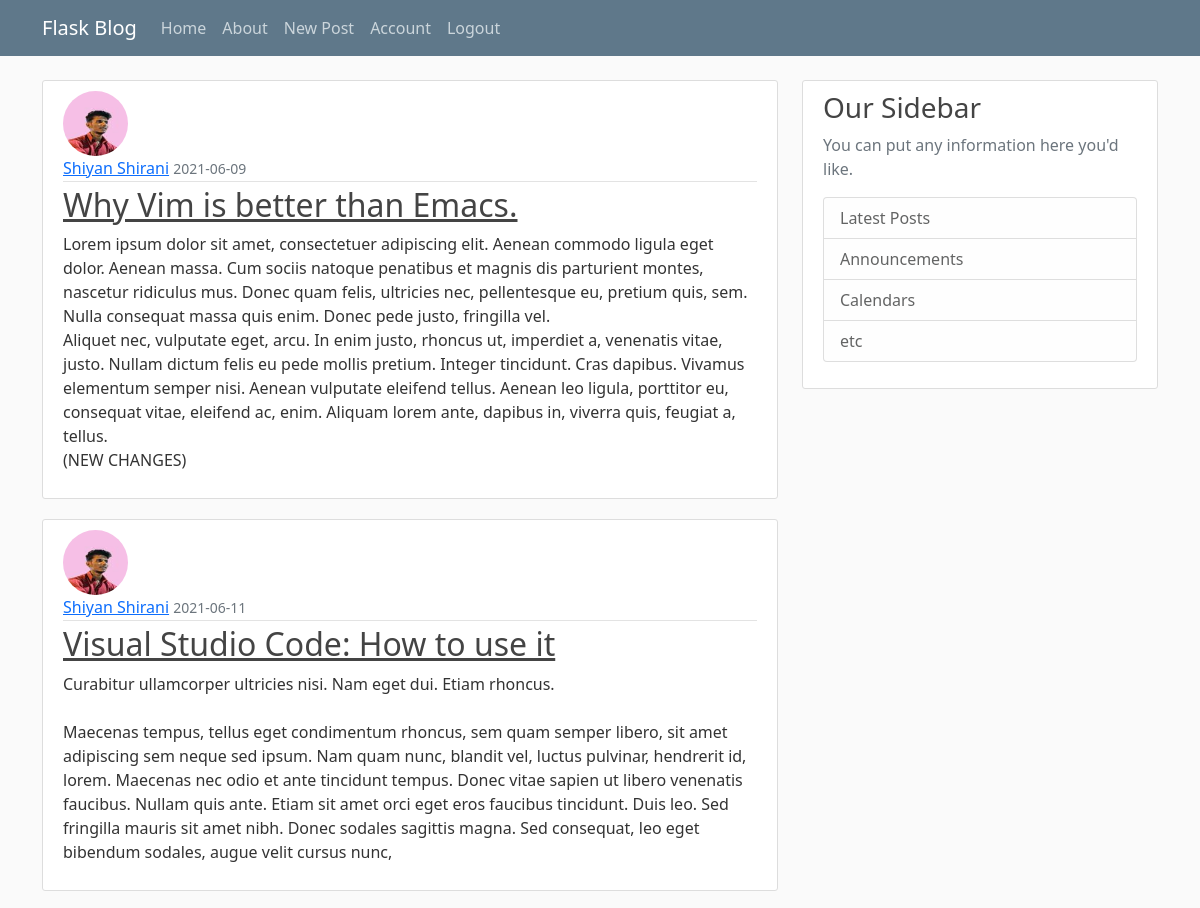
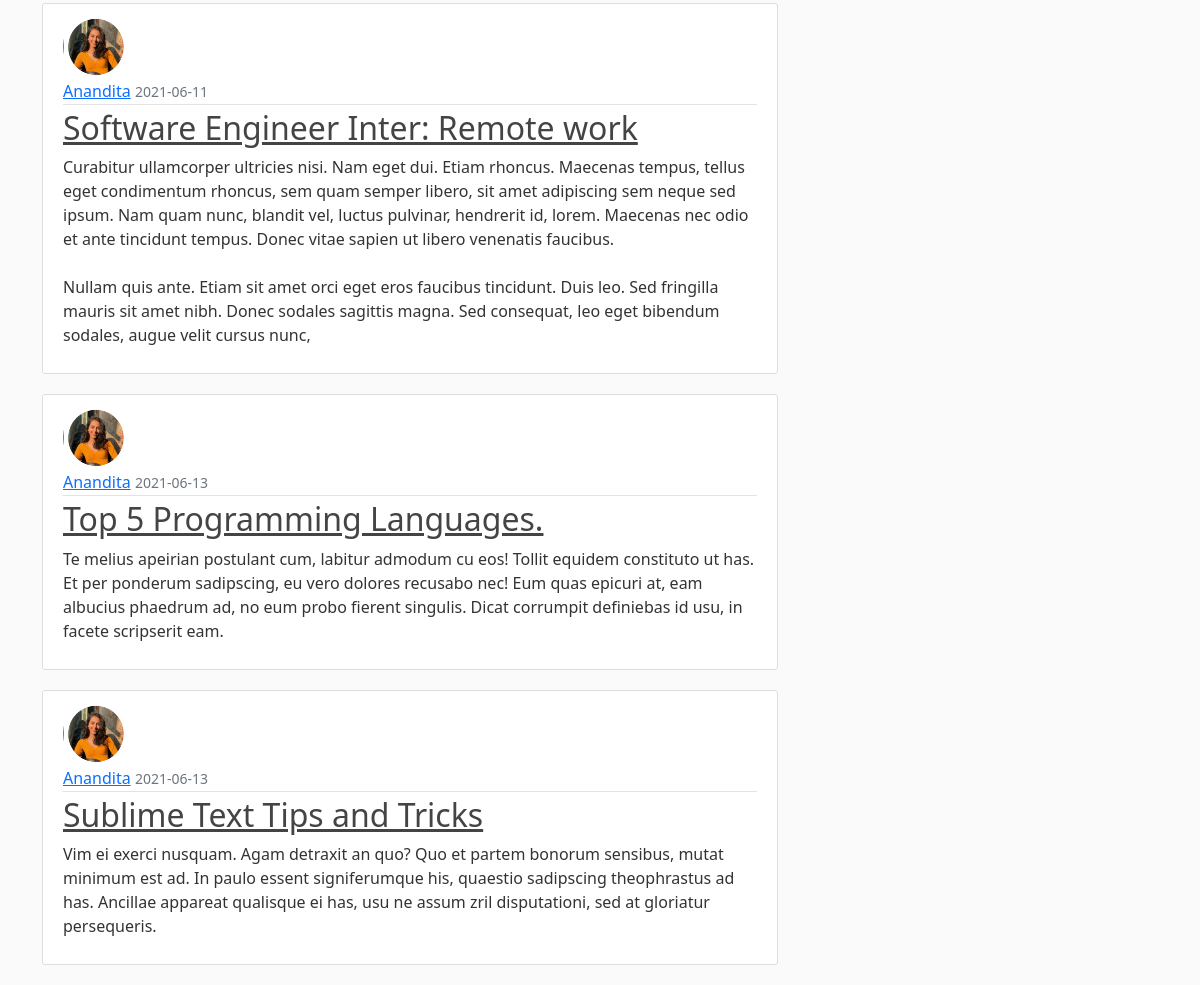
The app's page / (signed in) with its own data (2 pictures, top to bottom).
### flaskblog/models.py (models this page shows, shortened)
class Post(db.Model):
    id = db.Column(db.Integer, primary_key=True)
    title = db.Column(db.String(100), nullable=False)
    date_posted = db.Column(db.DateTime, nullable=False,
                            default=datetime.utcnow)
    content = db.Column(db.Text, nullable=False)
    user_id = db.Column(db.Integer, db.ForeignKey('user.id'), nullable=False)

class User(db.Model, UserMixin):
    id = db.Column(db.Integer, primary_key=True)
    username = db.Column(db.String(20), unique=True, nullable=False)
    email = db.Column(db.String(120), unique=True, nullable=False)
    image_file = db.Column(db.String(20), nullable=False,
                           default='default.jpg')
    password = db.Column(db.String(60), nullable=False)
    posts = db.relationship('Post', backref='author', lazy=True)

### flaskblog/routes.py (the view)
@app.route("/")
def home():
    page = request.args.get('page', 1, type=int)
    posts = Post.query.paginate(page=page, per_page=5)
    return render_template('home.html', posts=posts)

### flaskblog/models.py (called while the page is built)
@login_manager.user_loader
def load_user(user_id):
    return User.query.get(int(user_id))

### flaskblog/templates/home.html
{% extends "layout.html" %}
{% block content %}
    {% for post in posts.items %}
        <article class="media content-section">
          <img class="rounded-circle article-img" src="{{ url_for('static', filename='profile_pics/' + post.author.image_file) }}">
          <div class="media-body">
            <div class="article-metadata">
              <a class="mr-2" href="#">{{ post.author.username }}</a>
              <small class="text-muted">{{ post.date_posted.strftime('%Y-%m-%d') }}</small>
            </div>
            <h2><a class="article-title" href="{{ url_for('post', post_id=post.id) }}">{{ post.title }}</a></h2>
            <p class="article-content">{{ post.content }}</p>
          </div>
        </article>
    {% endfor %}
{% endblock content %}

### flaskblog/static/main.css (style rules this page uses)
body { background: #fafafa; color: #333333; margin-top: 5rem; }
h1, h2, h3, h4, h5, h6 { color: #444444; }
.content-section { background: #ffffff; padding: 10px 20px; border: 1px solid #dddddd; border-radius: 3px; margin-bottom: 20px; }
.article-title { color: #444444; }
.article-content { white-space: pre-line; }
.article-img { height: 65px; width: 65px; margin-right: 16px; }
.article-metadata { padding-bottom: 1px; margin-bottom: 4px; border-bottom: 1px solid #e3e3e3; }

### records on screen
Post: image_file (picture), author.username "Shiyan Shirani", date_posted "2021-06-09", title "Why Vim is better than Emacs.", content "Lorem ipsum dolor sit amet, consectetuer adipiscing elit. Aenean commodo ligula eget dolor. Aenean massa. Cum sociis natoque penatibus et magnis dis parturient montes, nascetur ridiculus mus. Donec quam felis, ultricies nec, pellentesque eu, pretium quis, sem. Nulla consequat massa quis enim. Donec pede justo, fringilla vel. Aliquet nec, vulputate eget, arcu. In enim justo, rhoncus ut, imperdiet a, venenatis vitae, justo. Nullam dictum felis eu pede mollis pretium. Integer tincidunt. Cras dapibus. Vivamus elementum semper nisi. Aenean vulputate eleifend tellus. Aenean leo ligula, porttitor eu, consequat vitae, eleifend ac, enim. Aliquam lorem ante, dapibus in, viverra quis, feugiat a,…"
Post: image_file (picture), author.username "Shiyan Shirani", date_posted "2021-06-11", title "Visual Studio Code: How to use it", content "Curabitur ullamcorper ultricies nisi. Nam eget dui. Etiam rhoncus. Maecenas tempus, tellus eget condimentum rhoncus, sem quam semper libero, sit amet adipiscing sem neque sed ipsum. Nam quam nunc, blandit vel, luctus pulvinar, hendrerit id, lorem. Maecenas nec odio et ante tincidunt tempus. Donec vitae sapien ut libero venenatis faucibus. Nullam quis ante. Etiam sit amet orci eget eros faucibus tincidunt. Duis leo. Sed fringilla mauris sit amet nibh. Donec sodales sagittis magna. Sed consequat, leo eget bibendum sodales, augue velit cursus nunc,"
Post: image_file (picture), author.username "Anandita", date_posted "2021-06-11", title "Software Engineer Inter: Remote work", content "Curabitur ullamcorper ultricies nisi. Nam eget dui. Etiam rhoncus. Maecenas tempus, tellus eget condimentum rhoncus, sem quam semper libero, sit amet adipiscing sem neque sed ipsum. Nam quam nunc, blandit vel, luctus pulvinar, hendrerit id, lorem. Maecenas nec odio et ante tincidunt tempus. Donec vitae sapien ut libero venenatis faucibus. Nullam quis ante. Etiam sit amet orci eget eros faucibus tincidunt. Duis leo. Sed fringilla mauris sit amet nibh. Donec sodales sagittis magna. Sed consequat, leo eget bibendum sodales, augue velit cursus nunc,"
Post: image_file (picture), author.username "Anandita", date_posted "2021-06-13", title "Top 5 Programming Languages.", content "Te melius apeirian postulant cum, labitur admodum cu eos! Tollit equidem constituto ut has. Et per ponderum sadipscing, eu vero dolores recusabo nec! Eum quas epicuri at, eam albucius phaedrum ad, no eum probo fierent singulis. Dicat corrumpit definiebas id usu, in facete scripserit eam."
Post: image_file (picture), author.username "Anandita", date_posted "2021-06-13", title "Sublime Text Tips and Tricks", content "Vim ei exerci nusquam. Agam detraxit an quo? Quo et partem bonorum sensibus, mutat minimum est ad. In paulo essent signiferumque his, quaestio sadipscing theophrastus ad has. Ancillae appareat qualisque ei has, usu ne assum zril disputationi, sed at gloriatur persequeris."
